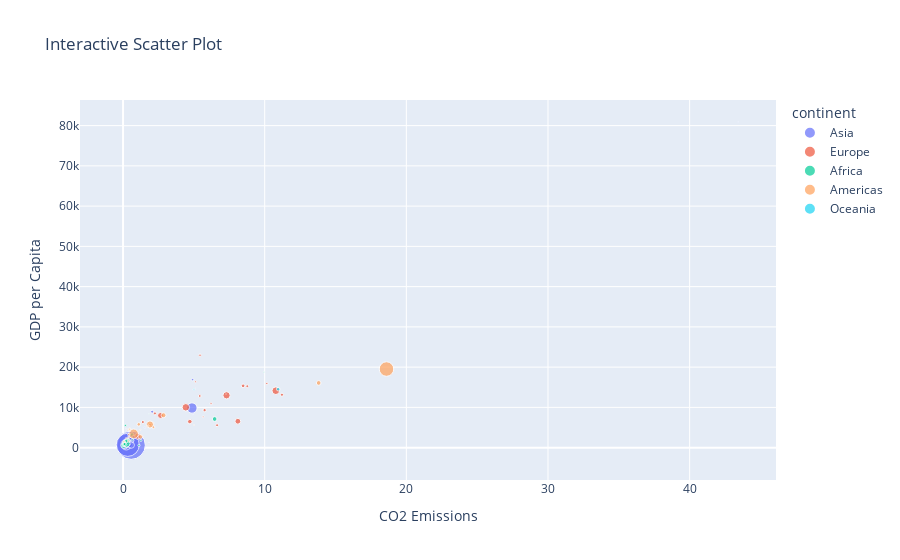

Notebook source saved alongside this figure:
### Code cell
fig = px.scatter(df_max_corr_year, 
                 x='CO2 emissions (metric tons per capita)',
                 y='gdpPercap',
                 size='pop',  # Point size determined by population
                 color='continent',  # Color determined by continent
                 hover_name='Country Name',  # Use the correct column name for country
                 title='Interactive Scatter Plot',
                 labels={'CO2 emissions (metric tons per capita)': 'CO2 Emissions',
                         'gdpPercap': 'GDP per Capita'})

from IPython.display import display

# Showing the plot in notebook
display(fig)

### Figure 1 — Plotly figure (JSON) as saved in the notebook; plotly's stock layout.template omitted (floating-point values rounded to 4 significant figures)
{"data": [{"hovertemplate": "<b>%{hovertext}</b><br><br>continent=Asia<br>CO2 Emissions=%{x}<br>GDP per Capita=%{y}<br>pop=%{marker.size}<extra></extra>", "hovertext": ["Afghanistan", "Bahrain", "Bangladesh", "Cambodia", "China", "India", "Indonesia", "Iraq", "Israel", "Japan", "Jordan", "Kuwait", "Lebanon", "Malaysia", "Mongolia", "Myanmar", "Nepal", "Oman", "Pakistan", "Philippines", "Saudi Arabia", "Singapore", "Sri Lanka", "Thailand", "Vietnam"], "legendgroup": "Asia", "marker": {"color": "#636efa", "size": [11537966, 202182, 62821884, 6960067, 754550000, 506000000, 109343000, 8519282, 2693585, 100825279, 1255058, 575003, 2186894, 10154878, 1149500, 25870271, 11261690, 714775, 60641899, 35356600, 5618198, 1977600, 11737396, 34024249, 39463910], "sizemode": "area", "sizeref": 1886375, "symbol": "circle"}, "mode": "markers", "name": "Asia", "orientation": "v", "showlegend": true, "type": "scatter", "x": [0.1238, 5.121, null, 0.06244, 0.5742, 0.3318, 0.2319, 2.056, 4.933, 4.864, 1.072, 43.43, 1.642, null, 1.835, 0.1435, 0.01881, 0.2055, 0.4025, 0.5554, 4.909, 1.546, 0.2519, 0.3602, 0.5749], "xaxis": "x", "y": [836.2, 14800.0, 721.2, 523.4, 612.7, 700.8, 762.4, 8931.0, 8394.0, 9848.0, 2742.0, 80890.0, 6007.0, 2278.0, 1226.0, 349, 676.4, 4721.0, 942.4, 1814.0, 16900.0, 4977.0, 1136.0, 1295.0, 637.1], "yaxis": "y"}, {"hovertemplate": "<b>%{hovertext}</b><br><br>continent=Europe<br>CO2 Emissions=%{x}<br>GDP per Capita=%{y}<br>pop=%{marker.size}<extra></extra>", "hovertext": ["Albania", "Austria", "Belgium", "Bosnia and Herzegovina", "Bulgaria", "Croatia", "Czech Republic", "Denmark", "Finland", "France", "Germany", "Greece", "Hungary", "Iceland", "Ireland", "Italy", "Montenegro", "Netherlands", "Norway", "Poland", "Portugal", "Romania", "Serbia", "Slovak Republic", "Slovenia", "Spain", "Sweden", "Switzerland", "Turkey", "United Kingdom"], "legendgroup": "Europe", "marker": {"color": "#EF553B", "size": [1984060, 7376998, 9556500, 3585000, 8310226, 4174366, 9835109, 4838800, 4605744, 49569000, 76368453, 8716441, 10223422, 198676, 2900100, 52667100, 501035, 12596822, 3786019, 31785378, 9103000, 19284814, 7971222, 4442238, 1646912, 32850275, 7867931, 6063000, 33411317, 54959000], "sizemode": "area", "sizeref": 1886375, "symbol": "circle"}, "mode": "markers", "name": "Europe", "orientation": "v", "showlegend": true, "type": "scatter", "x": [1.364, 5.418, 11.22, null, 6.638, null, null, 10.15, 6.213, 7.306, null, 2.249, 5.758, 7.269, 5.655, 4.431, null, 8.476, 5.107, 8.106, 1.398, 4.716, null, null, null, 2.647, 8.77, 5.435, 1.033, 10.78], "xaxis": "x", "y": [2760.0, 12830.0, 13150.0, 2172.0, 5577.0, 6960.0, 11400.0, 15940.0, 10920.0, 13000.0, 14750.0, 8513.0, 9327.0, 13320.0, 7656.0, 10020.0, 5908.0, 15360.0, 16360.0, 6557.0, 6362.0, 6471.0, 7992.0, 8413.0, 9405.0, 7994.0, 15260.0, 22970.0, 2826.0, 14140.0], "yaxis": "y"}, {"hovertemplate": "<b>%{hovertext}</b><br><br>continent=Africa<br>CO2 Emissions=%{x}<br>GDP per Capita=%{y}<br>pop=%{marker.size}<extra></extra>", "hovertext": ["Algeria", "Angola", "Benin", "Botswana", "Burkina Faso", "Burundi", "Cameroon", "Central African Republic", "Chad", "Comoros", "Cote d'Ivoire", "Djibouti", "Equatorial Guinea", "Eritrea", "Ethiopia", "Gabon", "Ghana", "Guinea", "Guinea-Bissau", "Kenya", "Lesotho", "Liberia", "Libya", "Madagascar", "Malawi", "Mali", "Mauritania", "Mauritius", "Morocco", "Mozambique", "Namibia", "Niger", "Nigeria", "Rwanda", "Sao Tome and Principe", "Senegal", "Sierra Leone", "Somalia", "South Africa", "Sudan", "Swaziland", "Tanzania", "Togo", "Tunisia", "Uganda", "Zambia", "Zimbabwe"], "legendgroup": "Africa", "marker": {"color": "#00cc96", "size": [12760499, 5247469, 2427334, 553541, 5127935, 3330989, 6335506, 1733638, 3495967, 217378, 4744870, 127617, 259864, 1820319, 27860297, 489004, 8490213, 3451418, 601287, 10191512, 996380, 1279406, 1759224, 6334556, 4147252, 5212416, 1230542, 789309, 14770296, 8680909, 706640, 4534062, 47287752, 3451079, 70787, 3965841, 2662190, 3428839, 20997321, 12716129, 420690, 12607312, 1735550, 4786986, 8900294, 3900000, 4995432], "sizemode": "area", "sizeref": 1886375, "symbol": "circle"}, "mode": "markers", "name": "Africa", "orientation": "v", "showlegend": true, "type": "scatter", "x": [0.6321, 0.1667, 0.05232, null, 0.01922, 0.01474, 0.07298, 0.05334, 0.03415, 0.08566, 0.3243, 0.6698, 0.09088, null, 0.04088, 1.827, 0.1857, 0.1805, 0.07074, 0.2661, null, 0.4657, 9.941, 0.1389, 0.08604, 0.0392, 0.1882, 0.6362, 0.3616, 0.2162, null, 0.03185, 0.2447, 0.0118, 0.1621, 0.1813, 0.1054, 0.07045, 6.466, 0.2508, 0.5525, 0.1419, 0.1067, 0.6389, 0.09445, 1.264, 1.123], "xaxis": "x", "y": [3247.0, 5523.0, 1036.0, 1215.0, 794.8, 413.0, 1508.0, 1136.0, 1197.0, 1876.0, 2052.0, 3020.0, 915.6, 468.8, 516.1, 8359.0, 1126.0, 708.8, 715.6, 1057.0, 498.6, 713.6, 18770.0, 1634.0, 495.5, 545.0, 1421.0, 2475.0, 1711.0, 566.7, 3794.0, 1054.0, 1015.0, 511.0, 1385.0, 1612.0, 1206.0, 1285.0, 7114.0, 1688.0, 2613.0, 848.2, 1478.0, 1932.0, 908.9, 1777.0, 569.8], "yaxis": "y"}, {"hovertemplate": "<b>%{hovertext}</b><br><br>continent=Americas<br>CO2 Emissions=%{x}<br>GDP per Capita=%{y}<br>pop=%{marker.size}<extra></extra>", "hovertext": ["Argentina", "Bolivia", "Brazil", "Canada", "Chile", "Colombia", "Costa Rica", "Cuba", "Dominican Republic", "Ecuador", "El Salvador", "Guatemala", "Haiti", "Honduras", "Jamaica", "Mexico", "Nicaragua", "Panama", "Paraguay", "Peru", "Puerto Rico", "Trinidad and Tobago", "United States", "Uruguay"], "legendgroup": "Americas", "marker": {"color": "#FFA15A", "size": [22934225, 4040665, 88049823, 20819767, 8858908, 19764027, 1588717, 8139332, 4049146, 5432424, 3232927, 4690773, 4318137, 2500689, 1861096, 47995559, 1865490, 1405486, 2287985, 12132200, 2648961, 960155, 198712000, 2748579], "sizemode": "area", "sizeref": 1886375, "symbol": "circle"}, "mode": "markers", "name": "Americas", "orientation": "v", "showlegend": true, "type": "scatter", "x": [2.858, 0.4466, 0.745, 13.81, 2.141, 1.217, 0.5171, 1.906, 0.3805, 0.4658, 0.3425, 0.3973, 0.05857, 0.3525, 2.145, 1.9, 0.494, 1.218, 0.213, 1.112, null, 5.01, 18.6, 1.776], "xaxis": "x", "y": [8053.0, 2587.0, 3430.0, 16080.0, 5107.0, 2679.0, 4162.0, 5690.0, 1654.0, 4579.0, 4359.0, 3243.0, 1452.0, 2538.0, 6125.0, 5755.0, 4643.0, 4421.0, 2299.0, 5788.0, 6929.0, 5621.0, 19530.0, 5445.0], "yaxis": "y"}, {"hovertemplate": "<b>%{hovertext}</b><br><br>continent=Oceania<br>CO2 Emissions=%{x}<br>GDP per Capita=%{y}<br>pop=%{marker.size}<extra></extra>", "hovertext": ["Australia", "New Zealand"], "legendgroup": "Oceania", "marker": {"color": "#19d3f3", "size": [11872264, 2728150], "sizemode": "area", "sizeref": 1886375, "symbol": "circle"}, "mode": "markers", "name": "Oceania", "orientation": "v", "showlegend": true, "type": "scatter", "x": [10.96, 5.008], "xaxis": "x", "y": [14530.0, 14460.0], "yaxis": "y"}], "layout": {"autosize": true, "legend": {"itemsizing": "constant", "title": {"text": "continent"}, "tracegroupgap": 0}, "title": {"text": "Interactive Scatter Plot"}, "xaxis": {"anchor": "y", "autorange": true, "domain": [0, 1], "range": [-3.408, 46.19], "title": {"text": "CO2 Emissions"}, "type": "linear"}, "yaxis": {"anchor": "x", "autorange": true, "domain": [0, 1], "range": [-13300.0, 87620.0], "title": {"text": "GDP per Capita"}, "type": "linear"}}}
